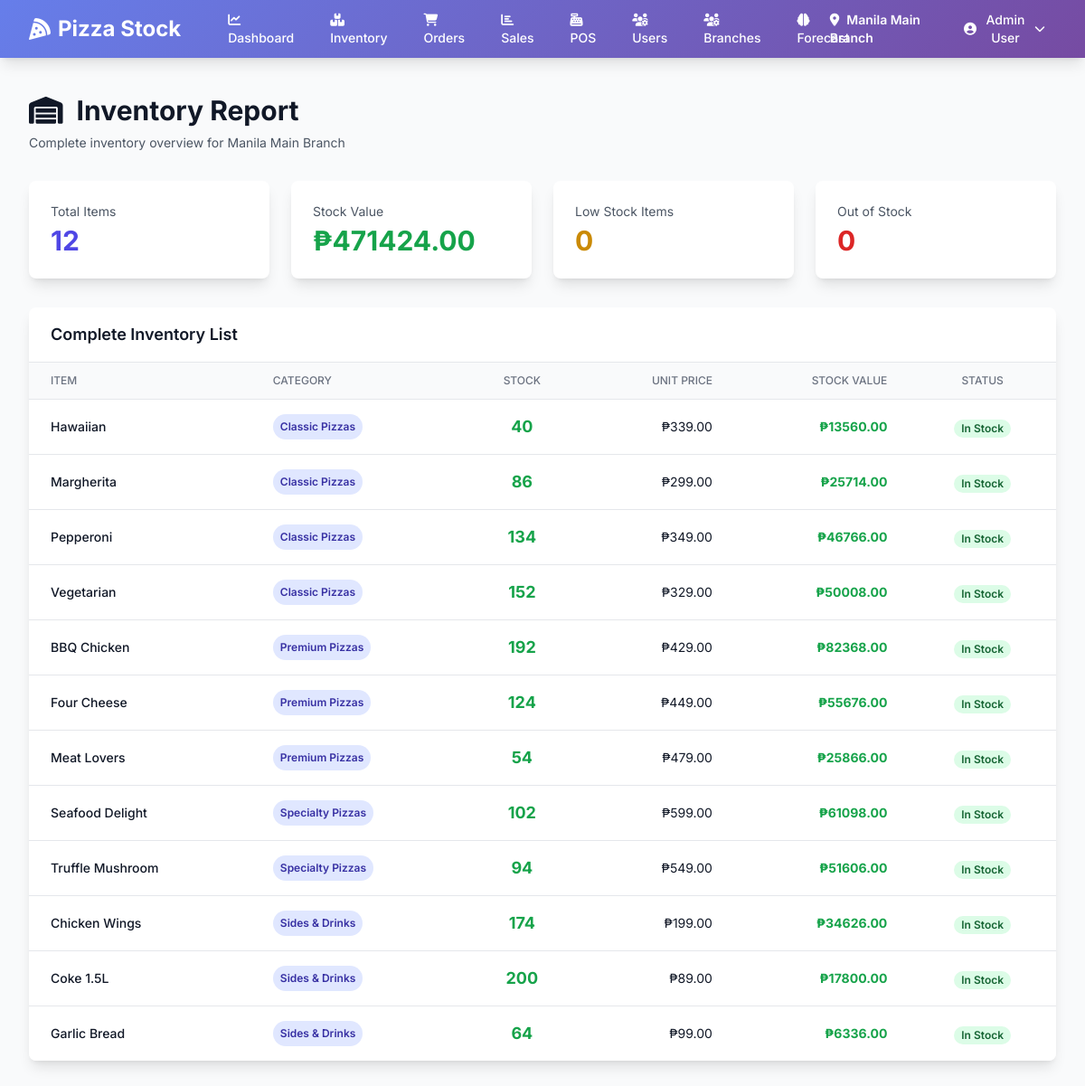
The app's page /reports/inventory/ (signed in), older data.
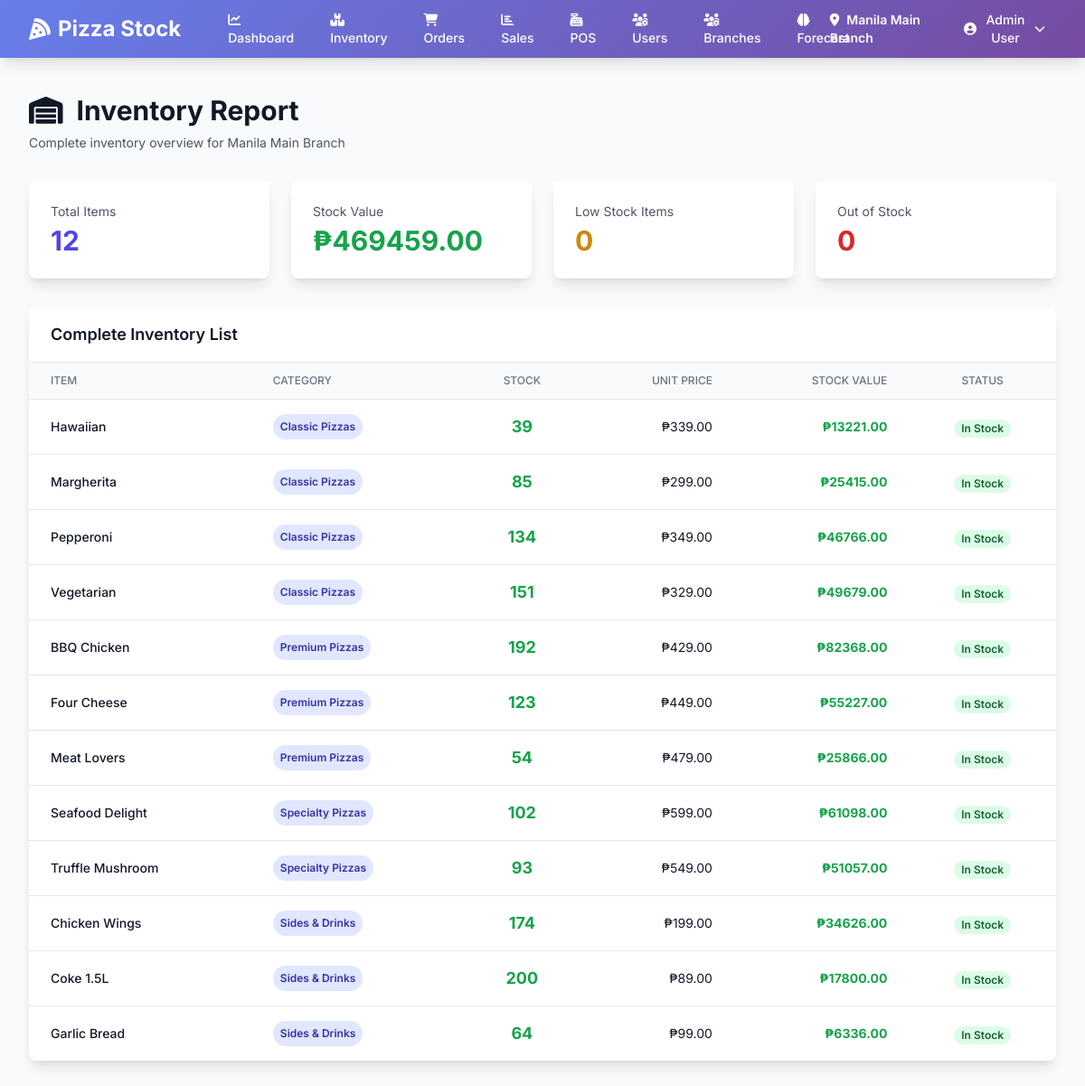
The same page, newer data.
### inventory/models.py (models this page shows, shortened)
class InventoryRecord(models.Model):
    branch = models.ForeignKey(Branch, on_delete=models.CASCADE, related_name='inventory')
    sku = models.ForeignKey(SKU, on_delete=models.CASCADE, related_name='inventory')
    quantity = models.IntegerField(default=0, validators=[MinValueValidator(0)])
    safety_stock = models.IntegerField(default=10, validators=[MinValueValidator(0)])
    last_restocked = models.DateTimeField(null=True, blank=True)
    updated_at = models.DateTimeField(auto_now=True)
    class Meta:
        unique_together = ['branch', 'sku']
        ordering = ['branch', 'sku']
    def is_low_stock(self):
        return self.quantity < self.safety_stock

class SKU(models.Model):
    name = models.CharField(max_length=100)
    description = models.TextField(blank=True)
    category = models.ForeignKey(Category, on_delete=models.CASCADE, related_name='skus')
    price = models.DecimalField(max_digits=8, decimal_places=2, validators=[MinValueValidator(Decimal('0.01'))])
    image = models.ImageField(upload_to='sku_images/', blank=True, null=True)
    is_active = models.BooleanField(default=True)
    created_at = models.DateTimeField(auto_now_add=True)
    updated_at = models.DateTimeField(auto_now=True)
    class Meta:
        ordering = ['category', 'name']
        verbose_name = 'SKU'
        verbose_name_plural = 'SKUs'

class Category(models.Model):
    name = models.CharField(max_length=50, unique=True)
    description = models.TextField(blank=True)
    display_order = models.IntegerField(default=0)
    is_active = models.BooleanField(default=True)
    class Meta:
        ordering = ['display_order', 'name']
        verbose_name_plural = 'Categories'

### reports/views.py (the view)
# urls.py: path('inventory/', views.inventory_report, name='inventory'),
@login_required
def inventory_report(request):
    if not request.user.is_manager():
        messages.error(request, 'You do not have permission to view this report.')
        return redirect('reports:dashboard')
    branch = request.current_branch
    if not branch:
        messages.warning(request, 'Please select a branch.')
        return redirect('users:profile')
    inventory = InventoryRecord.objects.filter(
        branch=branch
    ).select_related('sku', 'sku__category').annotate(
        stock_value=F('quantity') * F('sku__price')
    ).order_by('sku__category', 'sku__name')
    total_items = inventory.count()
    total_stock_value = sum(inv.stock_value for inv in inventory)
    low_stock_items = inventory.filter(quantity__lt=F('safety_stock'))
    out_of_stock_items = inventory.filter(quantity=0)
    context = {
        'inventory': inventory,
        'total_items': total_items,
        'total_stock_value': total_stock_value,
        'low_stock_items': low_stock_items,
        'out_of_stock_items': out_of_stock_items,
    }
    return render(request, 'reports/inventory.html', context)

### users/models.py (called while the page is built)
    def get_full_name(self):
        return f"{self.first_name} {self.last_name}".strip()

    def is_admin(self):
        return self.role == 'admin' or self.is_superuser

    def is_manager(self):
        return self.role in ['admin', 'manager'] or self.is_superuser

    def can_access_branch(self, branch):
        if self.is_admin():
            return True
        return self.branches.filter(id=branch.id).exists()

### templates/reports/inventory.html (shortened to what the changed rows need)
{% extends 'base.html' %}  {% block content %}
<div class="max-w-7xl mx-auto px-4 sm:px-6 lg:px-8">
  <div class="mb-8">
    <h1 class="text-3xl font-bold text-gray-900">
      <i class="fas fa-warehouse mr-2"></i>
      Inventory Report
    </h1>
  </div>
  <div class="grid grid-cols-1 md:grid-cols-4 gap-6 mb-8">
    <div class="bg-white shadow-lg rounded-lg p-6">
      <p class="text-sm text-gray-600 mb-1">Stock Value</p>
      <p class="text-3xl font-bold text-green-600">
        ₱{{ total_stock_value|floatformat:2 }}
      </p>
    </div>
  </div>
  <div class="bg-white shadow-lg rounded-lg overflow-hidden">
    <div class="px-6 py-4 border-b border-gray-200">
      <h2 class="text-lg font-semibold text-gray-900">
        Complete Inventory List
      </h2>
    </div>
    <div class="overflow-x-auto">
      <table class="min-w-full divide-y divide-gray-200">
        <thead class="bg-gray-50">
          <tr>
            <th
              class="px-6 py-3 text-left text-xs font-medium text-gray-500 uppercase"
            >
              Item
            </th>
            <th
              class="px-6 py-3 text-left text-xs font-medium text-gray-500 uppercase"
            >
              Category
            </th>
            <th
              class="px-6 py-3 text-center text-xs font-medium text-gray-500 uppercase"
            >
              Stock
            </th>
            <th
              class="px-6 py-3 text-right text-xs font-medium text-gray-500 uppercase"
            >
              Unit Price
            </th>
            <th
              class="px-6 py-3 text-right text-xs font-medium text-gray-500 uppercase"
            >
              Stock Value
            </th>
            <th
              class="px-6 py-3 text-center text-xs font-medium text-gray-500 uppercase"
            >
              Status
            </th>
          </tr>
        </thead>
        <tbody class="bg-white divide-y divide-gray-200">
          {% for item in inventory %}
          <tr class="hover:bg-gray-50">
            <td
              class="px-6 py-4 whitespace-nowrap text-sm font-medium text-gray-900"
            >
              {{ item.sku.name }}
            </td>
            <td class="px-6 py-4 whitespace-nowrap text-sm text-gray-500">
              <span
                class="px-2 py-1 inline-flex text-xs leading-5 font-semibold rounded-full bg-indigo-100 text-indigo-800"
              >
                {{ item.sku.category.name }}
              </span>
            </td>
            <td class="px-6 py-4 whitespace-nowrap text-center">
              <span
                class="text-lg font-bold {% if item.quantity == 0 %}text-red-600{% elif item.is_low_stock %}text-yellow-600{% else %}text-green-600{% endif %}"
              >
                {{ item.quantity }}
              </span>
            </td>
            <td
              class="px-6 py-4 whitespace-nowrap text-right text-sm text-gray-900"
            >
              ₱{{ item.sku.price }}
            </td>
            <td
              class="px-6 py-4 whitespace-nowrap text-right text-sm font-bold text-green-600"
            >
              ₱{{ item.stock_value|floatformat:2 }}
            </td>
            <td class="px-6 py-4 whitespace-nowrap text-center">
              {% if item.quantity == 0 %}
              <span
                class="px-2 inline-flex text-xs leading-5 font-semibold rounded-full bg-red-100 text-red-800"
              >
                Out of Stock
              </span>
              {% elif item.is_low_stock %}
              <span
                class="px-2 inline-flex text-xs leading-5 font-semibold rounded-full bg-yellow-100 text-yellow-800"
              >
                Low Stock
              </span>
              {% else %}
              <span
                class="px-2 inline-flex text-xs leading-5 font-semibold rounded-full bg-green-100 text-green-800"
              >
                In Stock
              </span>
              {% endif %}
            </td>
          </tr>
          {% empty %}
          <tr>
            <td colspan="6" class="px-6 py-12 text-center text-gray-500">
              No inventory records found
            </td>
          </tr>
          {% endfor %}
        </tbody>
      </table>
    </div>
  </div>
</div>
{% endblock %}

Row changes from the older to the newer data that the page shows:
changed InventoryRecord "Hawaiian": quantity "40" → "39"; stock_value "13560.00" → "13221.00"
changed InventoryRecord "Margherita": quantity "86" → "85"; stock_value "25714.00" → "25415.00"
changed InventoryRecord "Vegetarian": quantity "152" → "151"; stock_value "50008.00" → "49679.00"
changed InventoryRecord "Four Cheese": quantity "124" → "123"; stock_value "55676.00" → "55227.00"
changed InventoryRecord "Truffle Mushroom": quantity "94" → "93"; stock_value "51606.00" → "51057.00"
Text that changed along with them:
{{ total_stock_value|floatformat:2 }}: "471424.00" → "469459.00"
